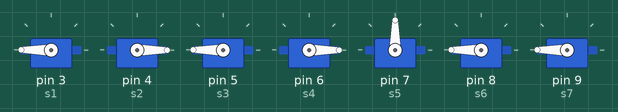
This sketch was run on a simulated Arduino Uno, built with avr-gcc and run on an emulated ATmega328P. Shown: 7 × servo.

Above: at 3.1 s.
At 6.1 s:
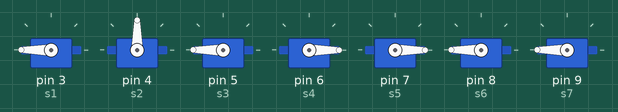
At 9.1 s:
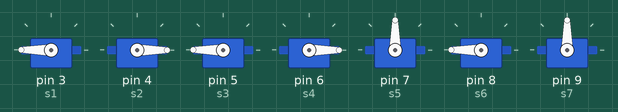
At 15.1 s:
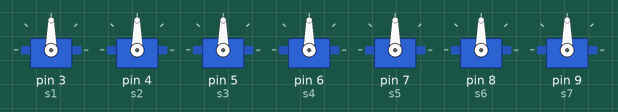
At 25.1 s:
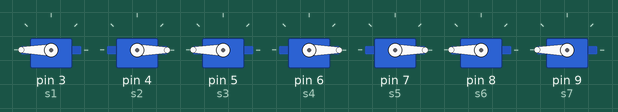
At 38.1 s:
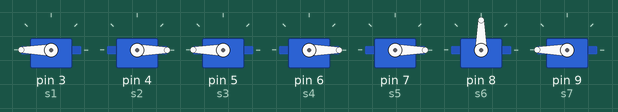
Timing chart, 0 to 39.6 s (numbered marks = the images above):
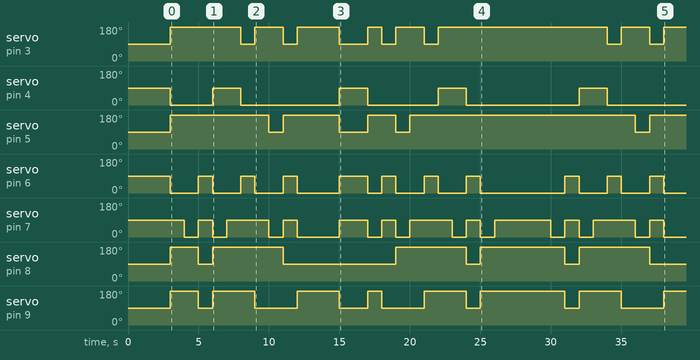

The sketch:

contado_numerioco_servo.ino
```cpp
#include <Servo.h>

Servo s1;
Servo s2;
Servo s3;
Servo s4;
Servo s5;
Servo s6;
Servo s7;

void setup() {
  s1.attach(3);
  s2.attach(4);
  s3.attach(5);
  s4.attach(6);
  s5.attach(7);
  s6.attach(8);
  s7.attach(9);

  Em_cima();
  delay(3000);
}

void loop() {
  Em_baixo(); delay(2000);
  Em_cima(); delay(2000);
  entra(); delay(2000);
}

void Em_cima(){
  s1.write(90);
  s2.write(90);
  s3.write(90);
  s4.write(90);
  s5.write(90);
  s6.write(90);
  s7.write(90);
}

void Em_baixo(){
  num9(); delay(1000);
  num8(); delay(1000);
  num7(); delay(1000);
  num6(); delay(1000);
  num5(); delay(1000);
  num4(); delay(1000);
  num3(); delay(1000);
  num2(); delay(1000);
  num1(); delay(1000);
  num0(); delay(1000);
}

void entra(){
  num0(); delay(1000);
  num1(); delay(1000);
  num2(); delay(1000);
  num3(); delay(1000);
  num4(); delay(1000);
  num5(); delay(1000);
  num6(); delay(1000);
  num7(); delay(1000);
  num8(); delay(1000);
  num9(); delay(1000);
}

// POSICAO DOS SERVOS SEGiNDO O NUMERO
void num0(){
  s1.write(180);
  s2.write(0);
  s3.write(180);
  s4.write(0);
  s5.write(0);
  s6.write(90);
  s7.write(180);
}

void num1(){
  s1.write(90);
  s2.write(0);
  s3.write(180);
  s4.write(90);
  s5.write(90);
  s6.write(90);
  s7.write(90);
}

void num2(){
  s1.write(180);
  s2.write(0);
  s3.write(90);
  s4.write(0);
  s5.write(0);
  s6.write(180);
  s7.write(90);
}

void num3(){
  s1.write(180);
  s2.write(0);
  s3.write(180);
  s4.write(0);
  s5.write(90);
  s6.write(180);
  s7.write(90);
}

void num4(){
  s1.write(90);
  s2.write(0);
  s3.write(180);
  s4.write(90);
  s5.write(90);
  s6.write(180);
  s7.write(180);
}

void num5(){
  s1.write(180);
  s2.write(90);
  s3.write(180);
  s4.write(0);
  s5.write(90);
  s6.write(180);
  s7.write(180);
}

void num6(){
  s1.write(180);
  s2.write(90);
  s3.write(180);
  s4.write(0);
  s5.write(0);
  s6.write(180);
  s7.write(180);
}

void num7(){
  s1.write(180);
  s2.write(0);
  s3.write(180);
  s4.write(90);
  s5.write(90);
  s6.write(90);
  s7.write(90);
}

void num8(){
  s1.write(180);
  s2.write(0);
  s3.write(180);
  s4.write(0);
  s5.write(0);
  s6.write(180);
  s7.write(180);
}

void num9(){
  s1.write(180);
  s2.write(0);
  s3.write(180);
  s4.write(0);
  s5.write(90);
  s6.write(180);
  s7.write(180);
}
```

Measured:
- by itself, servo on pin 3 (s1): 90° → 180° at 3.0 s, → 90° 5.0 s later, → 180° 1.0 s later, → 90° 2.0 s later, … (15 changes in this stretch)
- by itself, servo on pin 4 (s2): 90° → 0° at 3.0 s, → 90° 3.0 s later, → 0° 2.0 s later, → 90° 7.0 s later, … (9 changes in this stretch)
- by itself, servo on pin 5 (s3): 90° → 180° at 3.0 s, → 90° 7.0 s later, → 180° 1.0 s later, → 90° 4.0 s later, … (9 changes in this stretch)
- by itself, servo on pin 6 (s4): 90° → 0° at 3.0 s, → 90° 2.0 s later, → 0° 1.0 s later, → 90° 2.0 s later, … (21 changes in this stretch)
- by itself, servo on pin 7 (s5): 90° → 0° at 4.0 s, → 90° 1.0 s later, → 0° 1.0 s later, → 90° 1.0 s later, … (23 changes in this stretch)
- by itself, servo on pin 8 (s6): 90° → 180° at 3.0 s, → 90° 2.0 s later, → 180° 1.0 s later, → 90° 5.0 s later, … (10 changes in this stretch)
- by itself, servo on pin 9 (s7): 90° → 180° at 3.0 s, → 90° 2.0 s later, → 180° 1.0 s later, → 90° 3.0 s later, … (15 changes in this stretch)
